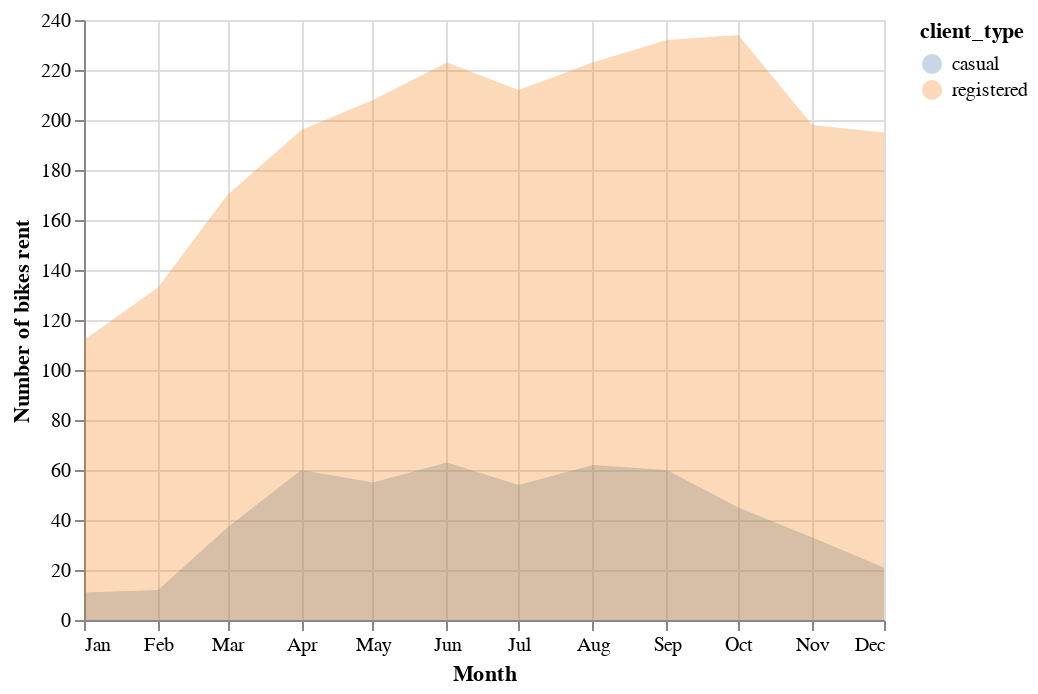

Notebook cell for this chart:
### Code cell
df__ = (pd.DataFrame(df[df.year==2012].groupby(['first_day_of_month'])
        .agg({'casual':'mean','registered':'mean'})
        .astype('int').stack())
        .reset_index()
        .rename(columns={'level_0':'month','level_1':'client_type',0:'number'})
        )
df__.first_day_of_month = pd.to_datetime(df__.first_day_of_month)

area = alt.Chart(df__).mark_area(opacity=0.3).encode(
            x=alt.X('month(first_day_of_month):T',title='Month'),
            y=alt.Y("number:Q", title='Number of bikes rent', stack=None),
            color="client_type:N"
        )

area

### Figure 1 — Vega-Lite specification as saved in the notebook (floating-point values rounded to 4 significant figures)
{"config": {"view": {"continuousWidth": 400, "continuousHeight": 300}}, "data": {"name": "data-883a85fc77e4a526f9619e1aabdc3c5f"}, "mark": {"type": "area", "opacity": 0.3}, "encoding": {"color": {"field": "client_type", "type": "nominal"}, "x": {"field": "first_day_of_month", "timeUnit": "month", "title": "Month", "type": "temporal"}, "y": {"field": "number", "stack": null, "title": "Number of bikes rent", "type": "quantitative"}}, "$schema": "https://vega.github.io/schema/vega-lite/v4.17.0.json", "datasets": {"data-883a85fc77e4a526f9619e1aabdc3c5f": [{"first_day_of_month": "2012-01-01T00:00:00", "client_type": "casual", "number": 11}, {"first_day_of_month": "2012-01-01T00:00:00", "client_type": "registered", "number": 112}, {"first_day_of_month": "2012-02-01T00:00:00", "client_type": "casual", "number": 12}, {"first_day_of_month": "2012-02-01T00:00:00", "client_type": "registered", "number": 133}, {"first_day_of_month": "2012-03-01T00:00:00", "client_type": "casual", "number": 37}, {"first_day_of_month": "2012-03-01T00:00:00", "client_type": "registered", "number": 170}, {"first_day_of_month": "2012-04-01T00:00:00", "client_type": "casual", "number": 60}, {"first_day_of_month": "2012-04-01T00:00:00", "client_type": "registered", "number": 196}, {"first_day_of_month": "2012-05-01T00:00:00", "client_type": "casual", "number": 55}, {"first_day_of_month": "2012-05-01T00:00:00", "client_type": "registered", "number": 208}, {"first_day_of_month": "2012-06-01T00:00:00", "client_type": "casual", "number": 63}, {"first_day_of_month": "2012-06-01T00:00:00", "client_type": "registered", "number": 223}, {"first_day_of_month": "2012-07-01T00:00:00", "client_type": "casual", "number": 54}, {"first_day_of_month": "2012-07-01T00:00:00", "client_type": "registered", "number": 212}, {"first_day_of_month": "2012-08-01T00:00:00", "client_type": "casual", "number": 62}, {"first_day_of_month": "2012-08-01T00:00:00", "client_type": "registered", "number": 223}, {"first_day_of_month": "2012-09-01T00:00:00", "client_type": "casual", "number": 60}, {"first_day_of_month": "2012-09-01T00:00:00", "client_type": "registered", "number": 232}, {"first_day_of_month": "2012-10-01T00:00:00", "client_type": "casual", "number": 45}, {"first_day_of_month": "2012-10-01T00:00:00", "client_type": "registered", "number": 234}, {"first_day_of_month": "2012-11-01T00:00:00", "client_type": "casual", "number": 33}, {"first_day_of_month": "2012-11-01T00:00:00", "client_type": "registered", "number": 198}, {"first_day_of_month": "2012-12-01T00:00:00", "client_type": "casual", "number": 21}, {"first_day_of_month": "2012-12-01T00:00:00", "client_type": "registered", "number": 195}]}}
